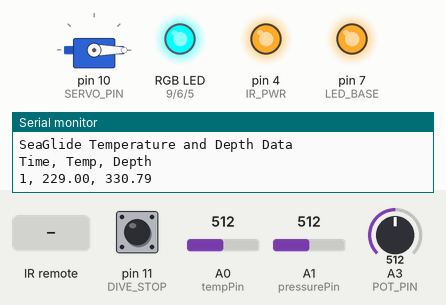
The sketch below on a simulated Arduino Uno, built with avr-gcc and run on an emulated ATmega328P. On the bench: servo, an RGB LED mixed from three pins (HIGH = lit), output pins drawn as LEDs (lit = HIGH), the last lines printed to the serial monitor. Inputs (shaded band) come from the test bench; at power-on: pin 11 (DIVE_STOP) HIGH, A0 (tempPin) = 512, A1 (pressurePin) = 512, A3 (POT_PIN) = 512.

Above: at 2.2 s.
2.3 s: pin 11 (DIVE_STOP) pulled LOW for 0.15 s
At 3.0 s:
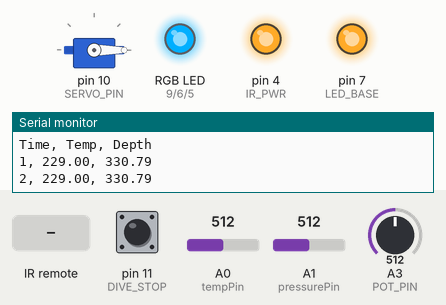
11.7 s: infrared code 0xFD807F received
At 13.7 s:
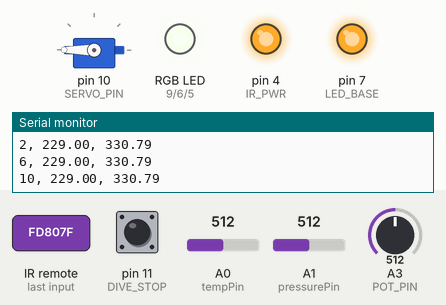
14.3 s: infrared code 0xFD8877 received
At 16.1 s:
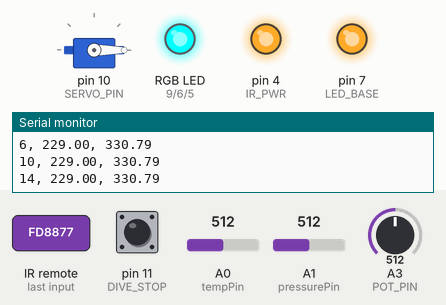
16.4 s: pin 11 (DIVE_STOP) pulled LOW for 1 s
At 16.8 s:
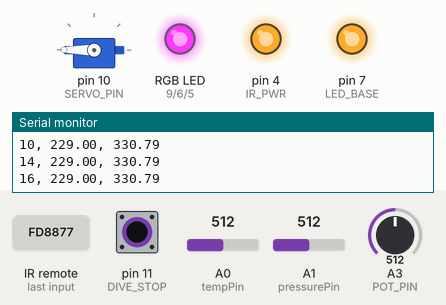
Timing chart, 0 to 24.5 s (numbered marks = the images above; inputs shaded):
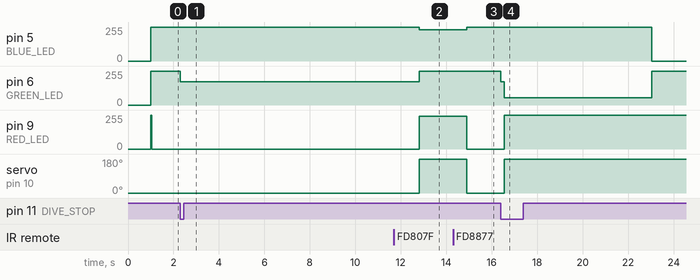

The sketch:

SeaGlideV0_9_1_trimmed_SensorsC.ino
```cpp
/*

Michael Britt-Crane 2014.7.17
This program will run the stoc cGlide glider with no advanced add-ons.
learn more at http://cGlide.com there you will find all of the source files, a bill of materials, instructions, and lessons.

*/

#include <IRremote.h>                // include the IRremote library: http://github.com/shirriff/Arduino-IRremote
#include <Servo.h>                   // include the stock "Servo" library for use in this sketch
Servo myservo;                       // create a new Servo object called myservo

// Constants
static int minCoast =  1000;         // if the pot is turned all the way to the counter-clockwise the glider will coast for 1 seccond
static int maxCoast = 20000;         // if the pot is turned all the way to the clockwise the glider will coast for 10 secconds
static byte servoDiveCommand = 0;    // this is the angle value that the dive method sends to the servo
static byte servoRiseCommand = 180;  // this is the angle value that the rise method sends to the servo

static int riseDriveTime = 13000;   //18000; // fornew lead plunger

// Pins
static byte SERVO_PIN = 10;          // the pin that the "continuous rotation servo" is attached to, this motor drives the buoyancy engine
static byte DIVE_STOP = 11;          // the pin that the dive limmit switch (round push button) is attached to
static byte POT_PIN = A3;            // the pin that the wiper of the little orange trim pot is attached to
static byte RECV_PIN = 2;            // IR reciever signal pin
static byte IR_GND = 3;              // IR middle pin, ground
static byte IR_PWR = 4;              // IR power pin

static byte RED_LED = 9;             // these are the three pins that the RED
static byte GREEN_LED = 6;           //                                   GREEN
static byte BLUE_LED = 5;            //                               and BLUE LED cathodes are attached to
static byte LED_BASE = 7;            // this is the pin that the "common anode" of the RGB LED is attached to

static byte tempPin = A0;
static byte pressurePin = A1;

//------Sensors--------
float voltage = 0;
double SensorValueT = 0; //Save Sensor input Voltage
double SensorValueD = 0; //Save Sensor input Voltage
float ResultkPa = 0; // Save Result in kPa
float ResultBar = 0; // Save Result in Bar
float ResultPsi = 0; // Save Result in Psi
float ResultDepth = 0; // Save Result in Depth
float degreesC= 0;
char depthStr[10];
char tempStr[10];

//------Logger---------
int sampleInt = 4000;
int milsec = 0;
int i = 0;

// IR definitions
IRrecv irrecv(RECV_PIN);
decode_results results;
#define PAUSE 0xFD807F               // Pauses Buoyancy Engine Cycling
#define LEFT  0xFD10EF               // When paused, joggs plunger
#define RIGHT 0xFD50AF               // When paused, joggs plunger
#define THREE 0xFD48B7               // Runs to the end stop and then drives to mid point

//not currently in use can use all buttons
#define ONE 0xFD08F7
#define TWO 0xFD8877
#define UP 0xFDA05F
#define DOWN 0xFDB04F


void setup() {                       // begin setup method
  delay(1000);
  Serial.begin(9600);                // fire up the serial port. This allows us to print values to the serial console
  Serial.println("SeaGlide Temperature and Depth Data");
  Serial.println("Time, Temp, Depth");
  IRsetup();                         // Start the Infa-Red reciever
  pinMode(POT_PIN, INPUT);           // initialize the potentiometer, this pot will determine the coast time turn it right to coast longer
  pinMode(SERVO_PIN, OUTPUT);        // initialize the continuous rotation servo, this motor drives the buoyancy engine
  pinMode(DIVE_STOP, INPUT_PULLUP);  // initialize the dive stop switch, and turn on the internal pull-up resistor. This limmit switch is lets the Arduino know when the buoyancy engine reaches the end of its travle in the dive direction
  pinMode(RED_LED, OUTPUT);          // initialise the RED
  pinMode(GREEN_LED, OUTPUT);        //                GREEN
  pinMode(BLUE_LED, OUTPUT);         //            and BLUE pins on the LED
  pinMode(LED_BASE, OUTPUT);         // initialize the common pin of the LED
  pinMode(tempPin, INPUT);
  pinMode(pressurePin, INPUT);

  // initialize RGB LED
  ledRGB_Write(0, 0, 0);             // set the R, G, & B LEDs to OFF
  digitalWrite(LED_BASE, HIGH);      // set the LED Base pin to HIGH this LED it is a common anode, providing +5V to all 3 LEDs
  readPot(POT_PIN);
  delay(50);                         // wait for 1.0 sec
}                                    // end setup method

void loop(){                    // begin main loop
  dive(0);                      // DIVE-DIVE-DIVE: Run the "dive" method. This will start turning the servo to take in water & pitch the glider down
  delayTwo(readPot(POT_PIN));      // read the pot and delay bassed on it's position, coast
  rise(riseDriveTime);          // Rise: Run the "rise" method. This will start turning the servo to push out water & pitch the glider up
  delayTwo(readPot(POT_PIN)*1.1);  // Read the pot and delay bassed on it's position, coast
}                               // end main loop

void dive(int time){                            // Dive: Run the "dive" method. This will start turning the servo to take in water & pitch the glider down
  int x = 0;
  ledRGB_Write(255, 0, 0);                      // set LED to RED to indicate that the glider is diving
  //Serial.println("diving");                     // print status change to the serial port
  myservo.attach(SERVO_PIN);                    // attaches the servo on "SERVO_PIN" to the servo object so that we can command the servo to turn
  myservo.write(servoDiveCommand);              // drive servo clockwise, take in water & pull weight forward (pull counterweight & plunger towards servo, at the bow of the glider)
      unsigned long currentMillis = millis();
      long previousMillis = currentMillis;
  if (time == 0){
    while (digitalRead(DIVE_STOP) == HIGH){     // keep checking the DIVE_STOP pin to see if the button is pressed
      currentMillis = millis();
      if (checkIR()){
        myservo.attach(SERVO_PIN);              // attaches the servo on SERVO_PIN to the servo object
        myservo.write(servoDiveCommand);        // drive servo counter-clockwise, pull weight aft (push counterweight & plunger away from servo)
        ledRGB_Write(255, 0, 0);                // set LED to RED to indicate that the glider is diving
      }
        if((currentMillis - previousMillis)>(sampleInt*x)){
          Sample();
          x++;
        }
      // wait...                                // just keep checking: when the button is pressed, continue to the next line
    }
  }
  else{
    while (currentMillis - previousMillis < time && digitalRead(DIVE_STOP) ) {
      currentMillis = millis();
    }
  }
  myservo.detach();                             // stop the servo, detaches the servo on SERVO_PIN from the servo object
  //Serial.println("coasting (dive)");            // print status change to the serial port
  ledRGB_Write(255, 80, 0);                     // set LED to ORANGE to indicate that the glider is coasting in a dive
}                                               // end of method

void rise(int time){                            // Rise: Run the "rise" method. This will start turning the servo to push out water & pitch the glider up
  int x = 0;
  ledRGB_Write(0, 200, 0);                      // set LED to GREEN to indicate that the glider is rising
  //Serial.println("rising");                     // print status change to the serial port
  myservo.attach(SERVO_PIN);                    // attaches the servo on SERVO_PIN to the servo object
  myservo.write(servoRiseCommand);              // drive servo counter-clockwise, pull weight aft (push counterweight & plunger away from servo)
  unsigned long currentMillis = millis();
  long previousMillis = currentMillis;
  while (currentMillis - previousMillis < time) {
    currentMillis = millis();
    if (checkIR()){
      myservo.attach(SERVO_PIN);                // attaches the servo on SERVO_PIN to the servo object
      myservo.write(servoRiseCommand);          // drive servo counter-clockwise, pull weight aft (push counterweight & plunger away from servo)
      ledRGB_Write(0, 200, 0);                  // set LED to GREEN to indicate that the glider is rising
    }
    if((currentMillis - previousMillis)>(sampleInt*x)){
      Sample();
      x++;
    }
    // wait...                                  // just keep checking, when the sensor sees the edge, continue to the next line
  }
  myservo.detach();                             // stop the servo, detaches the servo on SERVO_PIN from the servo object
  //Serial.println("coasting (rise)");            // print status change to the serial port
  ledRGB_Write(0, 0, 255);                      // set LED to BLUE to indicate that the glider is coasting in a rise
}                                               // end of method

void ledRGB_Write(byte R, byte G, byte B){      // This method takes care of the details of setting a color and intensity of the RGB LED
  analogWrite(RED_LED, 255-R);                  // These are backwards because you write low values to turn these LEDs on
  analogWrite(GREEN_LED, 255-G);                // This method reverses the counterintuitive nature of the LEDs
  analogWrite(BLUE_LED, 255-B);                 // If using common anode rather than common anode LEDs remove the "255-"es
}                                               // end of method

int readPot(int potPin){                        // this method reads a potentiometer to determine the pause time
  int potValue = analogRead(potPin);            // Read the Potentiometer
  int pauseTime = map(potValue, 0, 1023, minCoast, maxCoast); // scale the value to the diveDriveTime range defined by minDriveTime & maxDriveTime
  //Serial.print("Coast Time: ");                 // print a lable to the serial port
  //Serial.println(pauseTime);                    // print the pause time value to the serial port
  return pauseTime;                             // return the pause time, an intiger (int) value
}                                               // end of method

void IRsetup(){
  irrecv.enableIRIn();
  pinMode(IR_GND, OUTPUT);
  pinMode(IR_PWR, OUTPUT);
  digitalWrite(IR_GND, 0);
  digitalWrite(IR_PWR, 1);
}

boolean checkIR(){
  if (checkPause()){
    myservo.detach();
    ledRGB_Write(9, 0, 20);
    boolean paused = true;
    while (paused){
      if (irrecv.decode(&results)) {
        if (results.value == PAUSE){
          //Serial.println("PLAY");
          delay(100);
          paused = false;
        }
        if (results.value == RIGHT){
          //Serial.println("Right");
           rise(800);
        }
        irrecv.resume();
        if (results.value == LEFT){
          //Serial.println("Left");
          dive(800);
        }
        irrecv.resume();
        if (results.value == TWO){
          //Serial.println("2");
          flash(2, 150);
          dive(0);
          delay(150);
          rise(riseDriveTime/2);
        }
        irrecv.resume();
      }
    }
    ledRGB_Write(60, 50, 50);
    return true;
  }
  else{
    return false;
  }
}

boolean checkPause(){
  if (irrecv.decode(&results)) {
    if (results.value == PAUSE) {
      //Serial.println("PAUSE");
      irrecv.resume();
      return true;
    }
    else{
      irrecv.resume();
      return false;
    }
  }
}

// not in use
void flash(int flashes, int time){
  for(int i = flashes; i > 0; i--){
    digitalWrite(13, 1);
    delay(time);
    digitalWrite(13, 0);
    delay(time);
  }
}
void Sample(){
  readTemp(tempPin);
  readDepth(pressurePin);
  Serial.print((millis() / 1000));
  Serial.print(", ");
  Serial.print(degreesC);
  Serial.print(", ");
  Serial.print(ResultDepth);
  Serial.println();
}

float readTemp(int tempPinn){
        //--------------Temp------------------
    voltage = analogRead(tempPinn);
    SensorValueT = voltage * 0.004882814;
    //degreesC = ((SensorValueT - 0.5) * 105.35)+3.4;
    degreesC = (SensorValueT-.21) *100;
    //dtostrf(degreesC, 6, 2, tempStr);
        //Serial.write(tempStr);
        //Serial.write("T = ");
        //Serial.write(tempStr);
        //Serial.write("");
    return degreesC;
}

float readDepth(int pressurePinn){
        //--------------Pressure------------------
    SensorValueD = analogRead(pressurePinn);
    ResultkPa = (SensorValueD*(.00488)/(.022)+20);
    ResultBar = (ResultkPa * 0.01) - 1.0172; //multiply (1 kPa x 0.01 bar) and deduct atmospheric pressure
    ResultPsi = (ResultBar * 14.5038); //Multiply (Bar * 14.5) to get psi
    ResultDepth = (ResultPsi * 2.31 * 0.3048); //Psi to feet to meters
    ResultDepth = ((((-0.042)*(pow(ResultDepth, 2)))+(1.1575*ResultDepth)-0.0426)*100)+3; //6/9/16 calculate equation from calibrating m depth of water-polynomial
    dtostrf(ResultDepth, 6, 2, depthStr);

    //Serial.write("   D = ");
    //Serial.write(depthStr);
    //Serial.write("#");

    return ResultDepth;
}

void delayTwo(int time){                            // Rise: Run the "rise" method. This will start turning the servo to push out water & pitch the glider up
  int x = 0;
  //Serial.println("rising");                     // print status change to the serial port
    unsigned long currentMillis = millis();
  long previousMillis = currentMillis;
  while (currentMillis - previousMillis < time) {
    currentMillis = millis();
    if((currentMillis - previousMillis)>(sampleInt*x)){
      Sample();
      x++;
    }
    // wait...                                  // just keep checking, when the sensor sees the edge, continue to the next line
  }                // set LED to BLUE to indicate that the glider is coasting in a rise
}                                               // end of method
```

Measured:
- after the input at 2.3 s, pin 6 (GREEN_LED): 255/255 → 175/255 at once
- after the input at 11.7 s, pin 5 (BLUE_LED): 255/255 → 235/255 after 1.1 s; pin 6 (GREEN_LED): 175/255 → 255/255 after 1.1 s; pin 9 (RED_LED): 0/255 → 246/255 after 1.1 s
- after the input at 14.3 s, pin 5 (BLUE_LED): 235/255 → 255/255 after 0.60 s; pin 9 (RED_LED): 246/255 → 0/255 after 0.60 s; servo on pin 10 (SERVO_PIN): 180° → 0° after 0.60 s
- after the input at 16.4 s, pin 5 (BLUE_LED): 255/255 → 0/255 after 6.6 s; pin 6 (GREEN_LED): 255/255 → 175/255 at once, → 55/255 0.15 s later, → 255/255 6.5 s later; pin 9 (RED_LED): 0/255 → 255/255 after 0.15 s; servo on pin 10 (SERVO_PIN): 0° → 180° after 0.15 s
